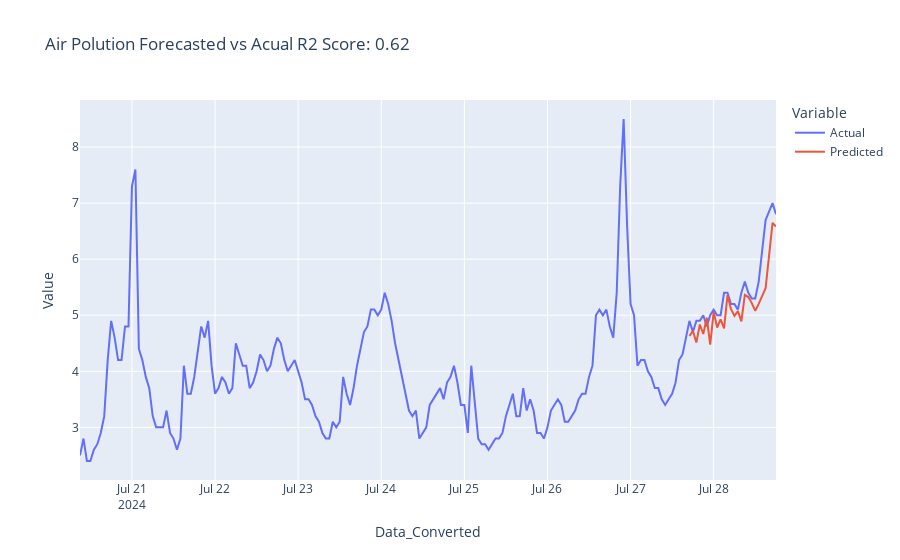

Source (notebook cell):
### Code cell
# Graphing predictions vs actual values
predictions_fig = px.line(compare_df,x = 'Data_Converted', y = 'Value', color = 'Variable', 
                            title = 'Air Polution Forecasted vs Acual ' + 'R2 Score: '+ str(round(r2,2)))
predictions_fig.show()

### Figure 1 — Plotly figure (JSON) as saved in the notebook; plotly's stock layout.template omitted (floating-point values rounded to 4 significant figures; data arrays with more than 128 entries replaced by an {"elided": "..."} marker saying what was removed)
{"data": [{"hovertemplate": "Variable=Actual<br>Data_Converted=%{x}<br>Value=%{y}<extra></extra>", "legendgroup": "Actual", "line": {"color": "#636efa", "dash": "solid"}, "marker": {"symbol": "circle"}, "mode": "lines", "name": "Actual", "orientation": "v", "showlegend": true, "type": "scatter", "x": {"elided": "200 str values"}, "xaxis": "x", "y": {"elided": "200 float values"}, "yaxis": "y"}, {"hovertemplate": "Variable=Predicted<br>Data_Converted=%{x}<br>Value=%{y}<extra></extra>", "legendgroup": "Predicted", "line": {"color": "#EF553B", "dash": "solid"}, "marker": {"symbol": "circle"}, "mode": "lines", "name": "Predicted", "orientation": "v", "showlegend": true, "type": "scatter", "x": ["2024-07-27 17:00:00+00:00", "2024-07-27 18:00:00+00:00", "2024-07-27 19:00:00+00:00", "2024-07-27 20:00:00+00:00", "2024-07-27 21:00:00+00:00", "2024-07-27 22:00:00+00:00", "2024-07-27 23:00:00+00:00", "2024-07-28 00:00:00+00:00", "2024-07-28 01:00:00+00:00", "2024-07-28 02:00:00+00:00", "2024-07-28 03:00:00+00:00", "2024-07-28 04:00:00+00:00", "2024-07-28 05:00:00+00:00", "2024-07-28 06:00:00+00:00", "2024-07-28 07:00:00+00:00", "2024-07-28 08:00:00+00:00", "2024-07-28 09:00:00+00:00", "2024-07-28 10:00:00+00:00", "2024-07-28 11:00:00+00:00", "2024-07-28 12:00:00+00:00", "2024-07-28 13:00:00+00:00", "2024-07-28 15:00:00+00:00", "2024-07-28 17:00:00+00:00", "2024-07-28 18:00:00+00:00"], "xaxis": "x", "y": [4.63, 4.72, 4.512, 4.835, 4.666, 4.955, 4.477, 5.061, 4.781, 4.927, 4.765, 5.361, 5.108, 4.989, 5.073, 4.89, 5.364, 5.324, 5.216, 5.08, 5.203, 5.482, 6.648, 6.582], "yaxis": "y"}], "layout": {"legend": {"title": {"text": "Variable"}, "tracegroupgap": 0}, "title": {"text": "Air Polution Forecasted vs Acual R2 Score: 0.62"}, "xaxis": {"anchor": "y", "domain": [0, 1], "title": {"text": "Data_Converted"}}, "yaxis": {"anchor": "x", "domain": [0, 1], "title": {"text": "Value"}}}}
